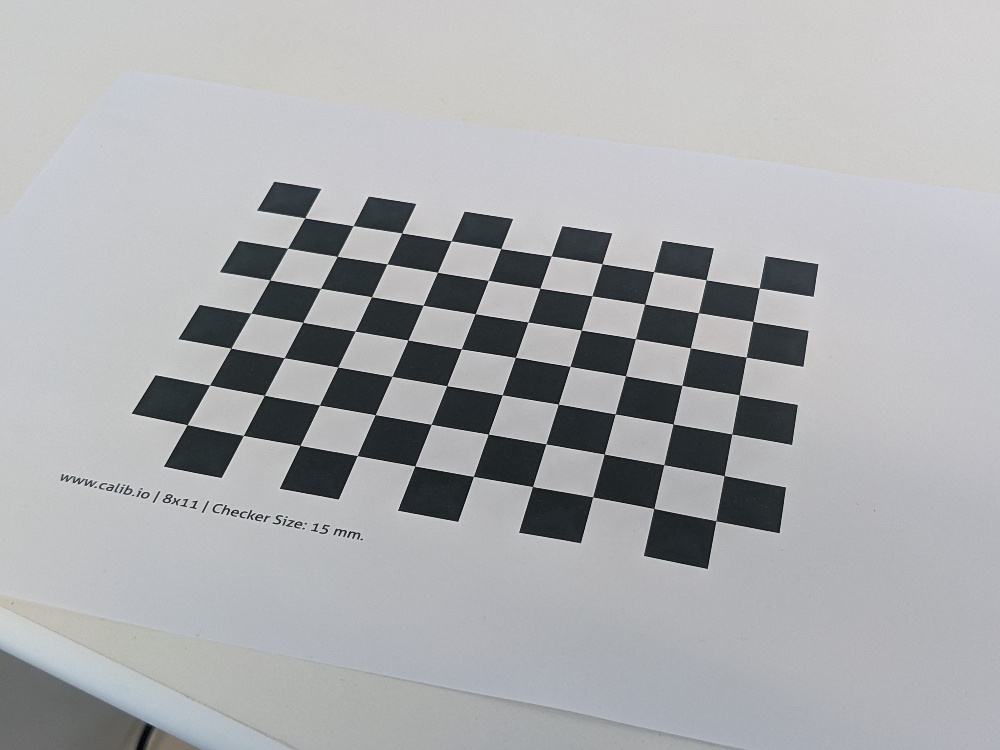
#> input picture Exam24/materials/board0.jpg, 1000 x 750 px
$ jupyter execute --allow-errors Exam.ipynb
#> lines starting #> are read from the running program, lines starting #| are printed output that depends on the picture
### utilis.py
import cv2
import numpy as np
import itertools as it
import scipy.optimize as coolNonLinOptimizer
import matplotlib as plt
import math

#Pi that converts from homogeneous to inhomogeneous coordinates
def Pi(points_homogenous):
    points_inhomogenous = points_homogenous[:-1] / points_homogenous[-1]
    return points_inhomogenous

#PiInv that converts from inhomogeneous to homogeneous coordinates
def PiInv(points_inhomogeneous):
    points_homogeneous=np.vstack((points_inhomogeneous, np.ones(points_inhomogeneous.shape[1])))
    return points_homogeneous

#Construction of 3D points to simulate the projection
# [16 lines left out: function box3d, not called in this run]

#Returning the projection matrix
def getProjection_Matrix(K: np.ndarray, R: np.ndarray, t: np.ndarray):

    """
        Parameters:
    - K: Camera matrix (3x3)
    - R: Rotation matrix (3x3)
    - t: Translation vector (3x1)

    Returns:
    - P: projection matrix (3x4)
    """
    Rt = np.concatenate((R, t), axis=1)
    P = K @ Rt
    return P

#distorsion function given the projection matrix and the distorsion coefficient
def distort(P, distCoeffs):
    P = Pi(P)
    r = np.linalg.norm(P, axis=0)
    dr = np.zeros(r.shape)
    power = 2
    for k in distCoeffs:
        dr += k * pow(r, power)
        power += 2

    return PiInv(P * (1 + dr))

# [11 lines left out: function projected_points_with_P, not called in this run]

#Projection points with distortion
def projectpoints(K:np.ndarray, R: np.ndarray, t: np.ndarray, Q: np.ndarray, distCoeffs=[], dist = False):
    """
        Parameters:
    - K: Camera matrix (3x3)
    - R: Rotation matrix (3x3)
    - t: Translation vector (3x1)
    - Q: 3xN matrix representing N 3D points in columns
    - distCoeffs: List of distortion coefficients ([])
    - dist: boolean to decide if the distortion is applied

    Returns:
    - 2xN matrix representing the projected 2D points in columns.
    """
    transformation_matrix = np.concatenate((R, t), axis=1)
    projection_matrix = transformation_matrix@PiInv(Q)
    if dist == True:
        distortion = distort(projection_matrix, distCoeffs)
        projection_points = K@distortion
    else:
        projection_points = K@projection_matrix
    return Pi(projection_points)

# [72 lines left out: functions undistortImage, homography_mapping, normalize2d, not called in this run]

def hest(q1: np.ndarray,q2: np.ndarray, normalize=False):
    """
    Description:
    Calculates the B matrix by using kronecker multiplication and crossup setup.
    Estimates H given points q1, q2 on the two image planes.
    Need at least 4 pairs of points to estimate the matrix with 8 degrees of freedom.
    Helper function to scale H to appropriate value
    Parameters:
    - q1 : 2 x n, 2D points in the first image
    - q2 : 2 x n, 2D points in the second image

    Output:
    - H: estimated homography matrix

    """
#> called with q1 = array of shape (2, 4), q2 = array of shape (2, 4), normalize = False
    if q1.shape[1] != q2.shape[1]:
        raise ValueError("Number of points in q1 and q2 must be equal")
    if q1.shape[1] < 4:
        raise ValueError(
            "At least 4 points are required to estimate a homography"
        )
    if q1.shape[0] != 2 or q2.shape[0] != 2:
        raise ValueError("q1 and q2 must have 2 rows")

    if normalize:
        q1, T1 = normalize2d(q1)
        q2, T2 = normalize2d(q2)

    n = q1.shape[1]
    B = []
    for i in range(n):
        x1, y1 = q1[:, i]
        x2, y2 = q2[:, i]
        Bi = np.array(
            [
                [0, -x2, x2 * y1, 0, -y2, y2 * y1, 0, -1, y1],
                [x2, 0, -x2 * x1, y2, 0, -y2 * x1, 1, 0, -x1],
                [-x2 * y1, x2 * x1, 0, -y2 * y1, y2 * x1, 0, -y1, x1, 0],
            ]
        )
        B.append(Bi)
    # with np.printoptions(precision=3, suppress=True):
    #     print("B:", B)
    B = np.array(B).reshape(-1, 9)
    U, S, Vt = np.linalg.svd(B)
    H = Vt[-1].reshape(3, 3)
    H = H.T
    if normalize:
        H = np.linalg.inv(T1) @ H @ T2
    return H

def crossOp(x: np.ndarray):
    """
    Takes a vector in 3D and returns the 3x3 matrix corresponding
    to taking the cross product with that vector.

    Parameters:
    - x: 1D vector

    Output:
    - 3x3 matrix
    """
    x = x.flatten()
    M = np.array([[0, -x[2], x[1]],
                [x[2], 0, -x[0]],
                [-x[1], x[0], 0]])
    return M

# [10 lines left out: function get_B, not called in this run]

def fundamental_matrix(R1, t1, R2, t2, K1, K2):
    """
    The R and t relates the two cameras.
    K1 and K2 for each camera.
    Returns the F which relates the camera on the pixel plane.
    """
    R = R2@R1.T
    t = t2 - R2@R1.T@t1
    E = crossOp(t)@R
    F = (np.linalg.inv(K2)).T @ E @ (np.linalg.inv(K1))
    return F

# [29 lines left out: function Fest_8point, not called in this run]
#Get 3D points from a list of 2D points and Projections Matrixes
def triangulate(q, P):

    """
    Return the triangulation.

    Parameters
    ----------
    q: 2 x n numpy array
        Inhomogenous pixel coordinates q1... qn
        One for each camera seeing the point.
        At least two.
    P: list of 3 x 4 numpy arrays
        Projection matrices P1... Pn
        For each pixel coordinate

    Return
    ------
    Q: 3 x 1 numpy array
        Triangulation of the point using the linear SVD algorithm

    Example:
        - q = np.hstack((q1_noise, q2_noise))
        - P = [P1,P2]
    """
    _, n = q.shape # n = no. cameras has seen pixel.

    # Prepare B matrix. Two rows for each camera n.
    B = np.zeros((2 * n, 4))
    for i in range(n):
        B[2 * i: 2 * i + 2] = [
            P[i][2, :] * q[0, i] - P[i][0, :],
            P[i][2, :] * q[1, i] - P[i][1, :],
        ]
    # BQ = 0. Minimize using Svd.
    _, _, vh = np.linalg.svd(B)
    Q = vh[-1, :] # Q is ev. corresponding to the min. singular point.
    return Q[:3].reshape(3, 1) / Q[3] # Reshape and scale.

def triangulate_nonlin(q, P):
    """
    Return the triangulation using nonlinear optimization.

    Parameters
    ----------
    q: 2 x n numpy array
        INHomogenous pixel coordinates q1... qn
        One for each camera seeing the point.
        At least two.
    P: list of 3 x 4 numpy arrays
        Projection matrices P1... Pn
        For each pixel coordinate

    Return
    ------
    Q: 3 x 1 numpy array
        Triangulation of the point using the linear SVD algorithm,
        combined with least square omptimizer
    Example:
        - q = np.hstack((q1_noise, q2_noise))
        - P = [P1,P2]
    """
    # Initial guess using SVD
    Q0 = triangulate(q, P)
    Q0 = Q0.reshape(3)

    def compute_residuals(Q):
        """
        In our case residuals is a vector of differences in the projections.
        Args:
            Q : 3-vector, 3D point (parameters to optimize)

        Returns:
            residuals : 2n-vector, residuals
                        (numbers to minimize sum of squares)
        """
        Qh = np.vstack((Q.reshape(3,1), 1))
        # n cameras
        n = len(q[0])
        residuals = np.zeros(shape=(2*n,))

        for i in range(n):
            qh_est = P[i] @ Qh
            q_est = qh_est[0:2, :]/qh_est[2, :]
            r = q_est - q[:,i].reshape(2, 1)

            residuals[2*i] = r[0]
            residuals[2*i+1] = r[1]


        return residuals
    Q = coolNonLinOptimizer.least_squares(compute_residuals, Q0)["x"].reshape(3,1)
    return  Q

# [16 lines left out: function is_q_on_the_line, not called in this run]

def epipolar_line(F, q1):
    # returns epipolar line of q1 in camera 2
    return F@q1
#Given 3D points and 2D points, find the Projection Matrix
# [267 lines left out: functions pest, compute_rmse, checkerboard_points, estimate_homographies, estimate_b, form_vi and 5 more, not called in this run]

def gaussian(x,sigma):
    return np.exp(-x**2 / (2*sigma**2))

def gausDerivative(x,sigma):
    return -(x/sigma)*gaussian(x,sigma)

#Smoothing an Image
# [84 lines left out: functions gaussian_smoothing, structure_tensor, harris_measure, corner_detector, not called in this run]

def edge_detection(im, lower_thr, upper_thr):
    edges = cv2.Canny(im, lower_thr, upper_thr)
    return edges

############################################################################
#RANSAC

# Create a line from 2 points
# [120 lines left out: functions est_line, is_inliner, consensus, drawTwo, pca_line, RANSAC_epsilon, not called in this run]

def smallest_number_iterations(n_points: int, inliers: int, p: float, s: int ):
    '''
    Find the smallest number of iteration to fit
    at least one model to only inliers
    Parameters:
        - n_points: Total number of points
        - inliers: Number of inliers
        - p: Desired probability
        - s: Fundamental Matrix (for stereo cameras): s=8,
            Homography: s=4
            Essential Matrix s=5

    Output:
        N: number of iteration
    '''
    # Calculate epsilon (proportion of outliers)
    epsilon = 1 - (inliers / n_points)
    # Calculate N using the RANSAC formula for required iterations
    N = np.log(1 - p) / np.log(1 - (1 - epsilon)**s)
    return N


#################################################################
# BLOB DETECTION
# Read images as GRAY
# [314 lines left out: functions scale_spaced, difference_of_gaussians, detect_blobs, visualize_blobs, extract_coordinates_SIFT, SIFT_matcher and 5 more, not called in this run]
#########Second method################
def SampsonsDistance(F, q1, q2):
    return (q2.T@F@q1)**2 / ((q2.T@F)[0][0]**2 + (q2.T@F)[0][1]**2 + (F@q1)[0][0]**2 + (F@q1)[1][0]**2)

# [255 lines left out: functions get_inliers, Fest_8point_A, ransac, sample, get_inliers, ransac and 7 more, not called in this run]

### Exam.ipynb
[cell 1]
import utilis
import cv2
import matplotlib.pyplot as plt
import numpy as np
import itertools as it
from scipy import linalg

[cell 2]
#np.load("filename.npy", allow pickle=True).item()

f = 1400
px = 750
py = 520.0
alfa = 1
beta = 0

R = cv2.Rodrigues(np.array([0.2, 0.2, -0.1]))[0]
t = np.array([[-0.08], [0.01], [0.03]])
Q = np.array([[-0.38], [0.1], [1.32]])

K = np.array([[f, f*beta, px],
              [0, alfa*f, py],
              [0,0,1]])

q = utilis.projectpoints(K,R,t,Q)
q

[cell 3]
p1 = np.array([[ 1.45349587e+02, -1.12915131e-01, 1.91640565e+00, -6.08129962e-01],
[ 1.05603820e+02, 5.62792554e-02, 1.79040110e+00, -2.32182177e-01]])

p2 = np.array([[ 1.3753556, -1.77072961, 2.94511795, 0.04032374],
[ 0.30936653, 0.37172814, 1.44007577, -0.03173825]])

H = utilis.hest(p1,p2, False)
def format_H_to_solution(H):
    ''' Helper function to scale H to appropriate value'''
    return H*(1/H[0][0])
format_H_to_solution(H)

[cell 4]
K = np.array([[300, 0, 840], [0, 300, 620], [0, 0, 1]], float)

k3 = -0.2
k5 = 0.01
k7 = 0.03
distCoeffs = [k3,k5,k7]
R = np.eye(3)
t=np.array([[0],[0], [0]])

P = utilis.getProjection_Matrix(K,R,t)

distortion = utilis.distort(P, distCoeffs)
projection_points = K@distortion
utilis.Pi(projection_points)

[cell 5]
harris = np.load("Exam24/materials/harris.npy", allow_pickle=True).item()
#> (reads images/harris.npy from the repository)
harris.keys()

Ix_x = harris['g*(I_x^2)']
Iy_y = harris['g*(I_y^2)']
Ix_y = harris['g*(I_x I_y)']

k = 0.06
tao = 5

C = np.array([[Ix_x, Ix_y],
                  [Ix_y, Iy_y]])
a = C[0, 0]
b = C[1, 1]
c = C[0, 1]
r = a * b - c**2 - k * (a + b) ** 2

c = []
for i in range(1, r.shape[0] - 1):
    for j in range(1, r.shape[1] - 1):
        if (
            r[i, j] > r[i + 1, j]
            and r[i, j] >= r[i - 1, j]
            and r[i, j] > r[i, j + 1]
            and r[i, j] >= r[i, j - 1]
            and r[i, j] > tao
        ):  # Threshold
            c.append([i, j])
print(c)
print(r)
corners_index = np.where(r>tao )
corners_index

#> (a cell that did not finish here is left out)

[cell 7]
K = np.array([[300, 0, 840], [0, 300, 620.0], [0, 0, 1]], float)
R1 = cv2.Rodrigues(np.array([-2.3, -0.7, 1.0]))[0]
t1 = np.array([[0.0], [-1.0], [4.0]], float)
R2 = cv2.Rodrigues(np.array([-0.6, 0.5, -0.9]))[0]
t2 = np.array([[0.0], [0.0], [9.0]], float)
R3 = cv2.Rodrigues(np.array([-0.1, 0.9, -1.2]))[0]
t3 = np.array([[-1.0], [-6.0], [28.0]], float)

p1 = np.array([[853.0], [656.0]])
p2 = np.array([[814.0], [655.0]])
p3 = np.array([[798.0],[ 535.0]])

# F12 = utilis.fundamental_matrix(R1,t1,R2,t2,K,K)
# l  = utilis.epipolar_line(F12, utilis.PiInv(q2))
# # print(l.shape)
# # print(utilis.PiInv(q2).shape)
# distance_numerator = np.abs(l.T@utilis.PiInv(q1))
# distance = distance_numerator/(np.sqrt(l[0]**2 + l[1]**2))
# distance

F = utilis.fundamental_matrix(R1,t1,R2,t2,K, K)
q1 = utilis.PiInv(p1)

l1 = utilis.epipolar_line(F, q1)
#distance
l1 = l1/np.sqrt(l1[0]**2 + l1[1]**2)

distance = utilis.PiInv(p2).T@l1

print(distance)

[cell 8]
P1 = utilis.getProjection_Matrix(K,R1,t1)
P2 = utilis.getProjection_Matrix(K,R2,t2)
P3 = utilis.getProjection_Matrix(K,R3,t3)

q = np.hstack((p1,p2,p3))
P = [P1,P2,P3]
Q = utilis.triangulate_nonlin(q,P)
Q

[cell 9]
R = cv2.Rodrigues(np.array([-1.9, 0.1, -0.2]))[0]
t = np.array([-1.7, 1.3, 1.5], float).T
print(R)

-R.T@t

[cell 10]
K = np.array([[300, 0, 840], [0, 300, 620.0], [0, 0, 1]], float)
R1 = cv2.Rodrigues(np.array([-2.3, -0.7, 1.0]))[0]
t1 = np.array([[0.0], [-1.0], [4.0]], float)
R2 = cv2.Rodrigues(np.array([-0.6, 0.5, -0.9]))[0]
t2 = np.array([[0.0], [0.0], [9.0]], float)
R3 = cv2.Rodrigues(np.array([-0.1, 0.9, -1.2]))[0]
t3 = np.array([[-1.0], [-6.0], [28.0]], float)

p1 = np.array([[853.0], [656.0]])
p2 = np.array([[814.0], [655.0]])
p3 = np.array([[798.0],[ 535.0]])

Q3 = np.array([[-0.38], [0.1], [1.32]])

q3 = utilis.projectpoints(K, R3, t3, Q3)
q2 = utilis.projectpoints(K, R2, t2, Q3)
# [8 lines of commented-out code are left out]
q = np.hstack((q2,q3))
P = [P2,P3]
Q = utilis.triangulate(q,P)

Q

[cell 11]
inliers = 465/1177
outliers = 1 - inliers
p = 0.90
homography = 4
N = utilis.smallest_number_iterations(1177, 465, 0.9, 4)
N.round()

[cell 12]
# Standard deviation of keypoint detection error
sigma = 1.4


# 90th percentile of the chi-squared distribution for 2 degrees of freedom
chi_squared_90th = 5.99

squared_threshold = chi_squared_90th * sigma**2

squared_threshold
# threshold = math.sqrt(squared_threshold)

[cell 13]
primary = np.array([12, 9, 10, 13, 18, 25, 33, 40, 46, 49, 48, 45, 39, 31, 23, 17])
secondary = np.array([15, 29, 43, 49, 43, 29, 15, 10])
print(primary.shape)

fft_primary = np.fft.rfft(primary, axis=0)
theta_primary = (np.angle(primary[1]))*40 #angle, phase

fft_secondary = np.fft.rfft(secondary, axis=0) #phase of an image with the projector fully off
theta_secondary = (np.angle(fft_secondary[1]))*41

theta_c = (41*theta_secondary - 40*theta_primary) % (2 * np.pi)
o_primary = np.rint((40 * theta_c - theta_primary) /( 2 * np.pi))
theta = ((2 * np.pi * o_primary + theta_primary) / 40) % (2 * np.pi)
theta

[cell 14]
image = cv2.imread("Exam24/materials/board0.jpg")
#> image is the input picture: shape (750, 1000, 3); mean B, G, R 174.9, 172.5, 171.3
image = image[:,:,::-1]
plt.imshow(image)

# Get the width and height of the image
width = image.shape[1]
#> width = 1000
height = image.shape[0]
#> height = 750

# Principal points are half of the height and width of the image
ppy= height /2
#> ppy = 375
ppx = width /2
#> ppx = 500

#get the focal length
f_length= int( width * 0.455732)
#> f_length = 455
print(f_length)
#| 455


K = np.array([[f_length, 0, ppx], [0, f_length, ppy], [0,0,1]])

print(K)
#| [[455.   0. 500.]
#|  [  0. 455. 375.]
#|  [  0.   0.   1.]]

[cell 15]
def get_rgb(path):
#> called with path = 'Exam24/materials/board0.jpg'
    bgr_img = cv2.imread(path)
    b,g,r = cv2.split(bgr_img)       # get b,g,r
#> `image = cv2.resize(image, (600, 400))`:
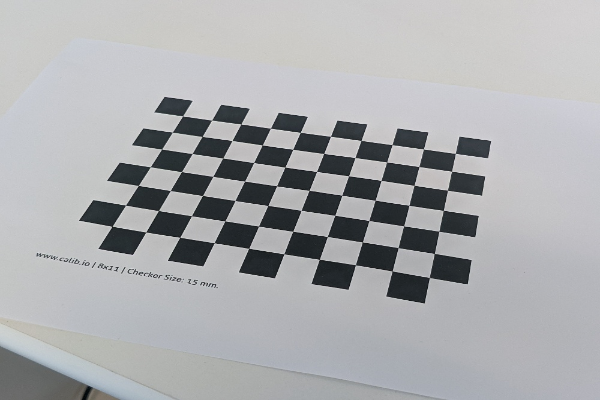
#> image: shape (400, 600, 3); mean R, G, B 171.2, 172.4, 174.8
#> pass 2 of the loop `for i in range(5):`:
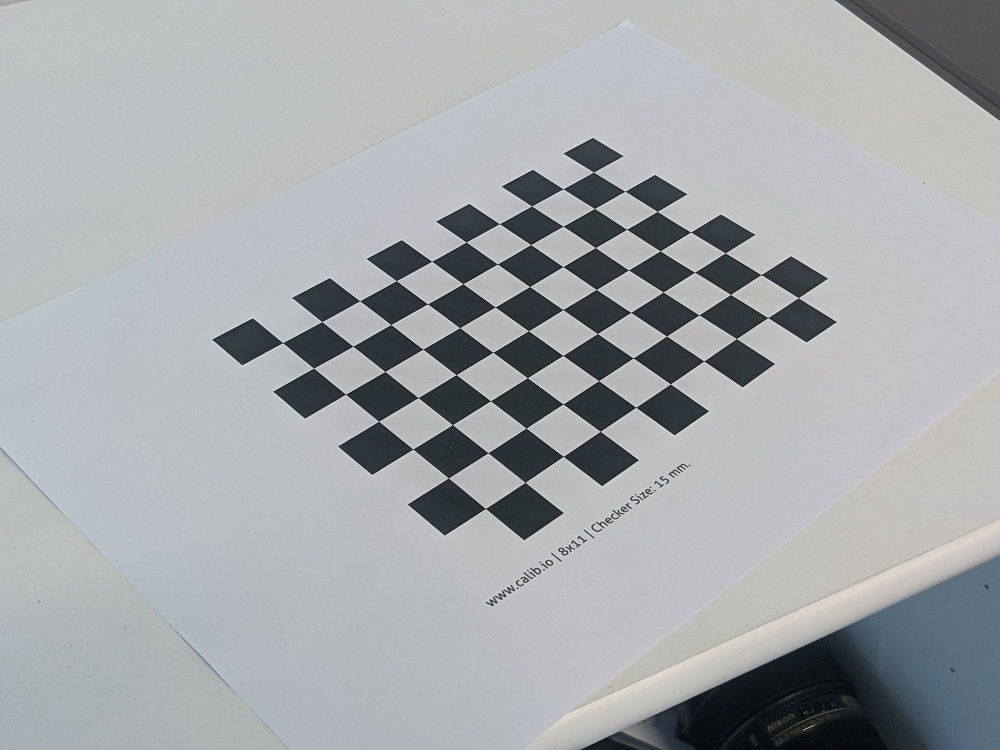
#> input picture Exam24/materials/board1.jpg, 1000 x 750 px
#> in get_rgb, bgr_img is the input picture: shape (750, 1000, 3); mean B, G, R 172.3, 169.3, 166.3
#> in get_rgb (call 2), `b,g,r = cv2.split(bgr_img)`:
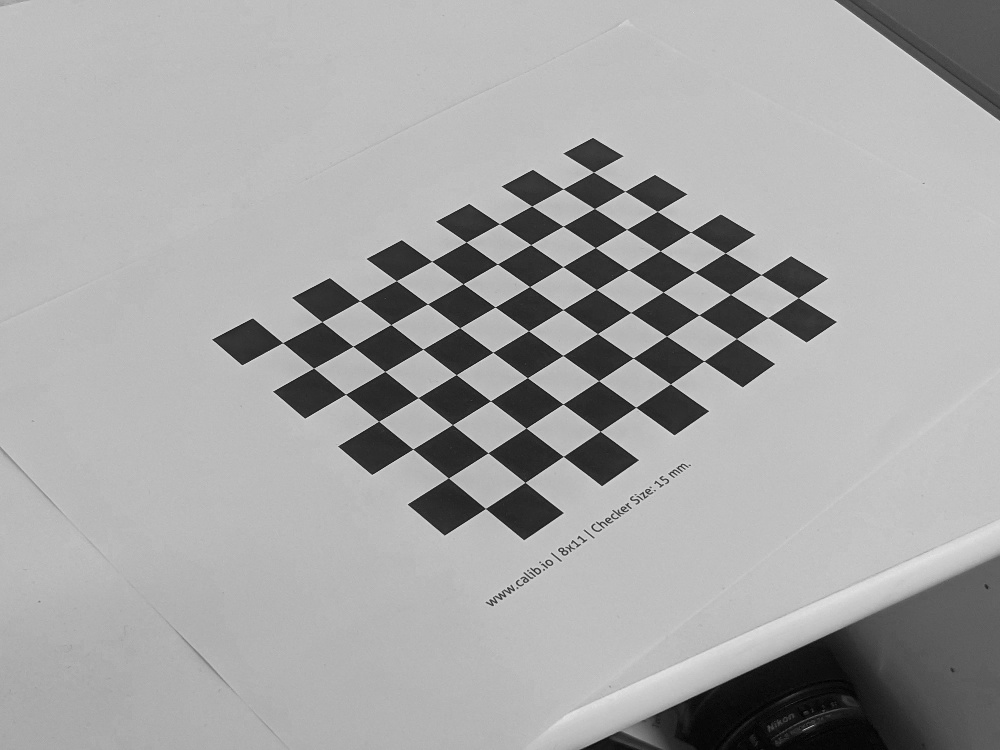
#> r: shape (750, 1000); min 0, max 228, mean 166.3
#> `image = cv2.resize(image, (600, 400))`:
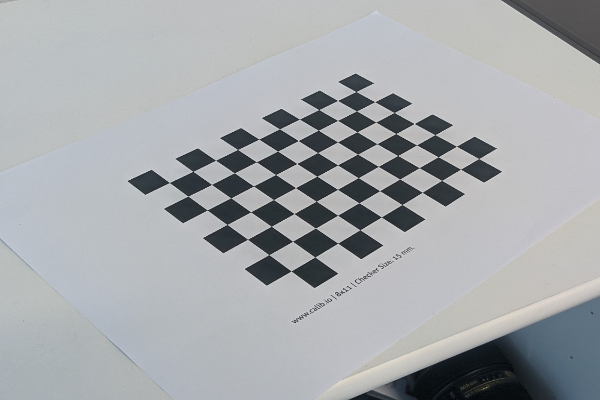
#> image: shape (400, 600, 3); mean R, G, B 166.2, 169.2, 172.2
#> pass 3 of the loop `for i in range(5):`:
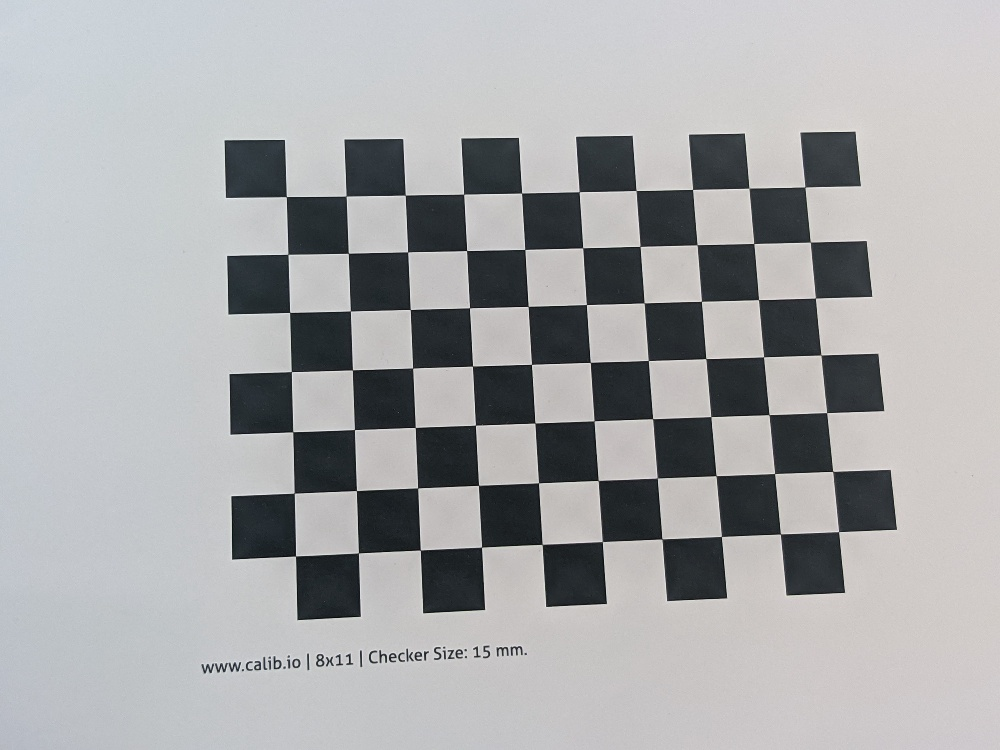
#> input picture Exam24/materials/board2.jpg, 1000 x 750 px
#> in get_rgb, bgr_img is the input picture: shape (750, 1000, 3); mean B, G, R 170.7, 169.3, 168.4
#> `image = cv2.resize(image, (600, 400))`:
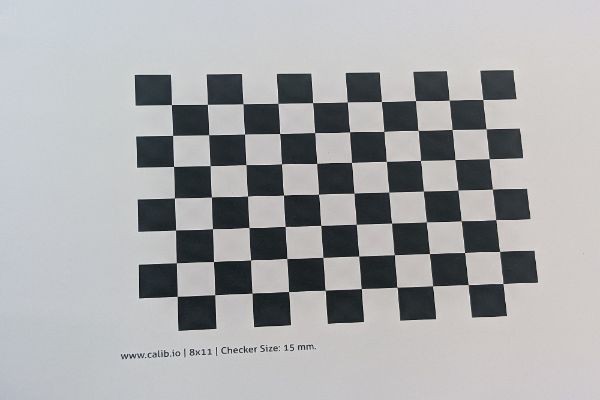
#> image: shape (400, 600, 3); mean R, G, B 168.3, 169.2, 170.6
    image = cv2.merge([r,g,b])
    return image
images = []
#> (the rest of this cell did not finish here and is left out)
